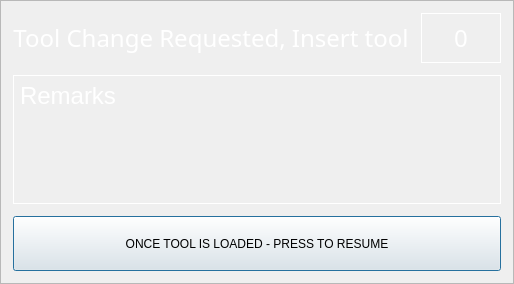
<?xml version="1.0" encoding="UTF-8"?>
<ui version="4.0">
 <class>Dialog</class>
 <widget class="QDialog" name="Dialog">
  <property name="windowModality">
   <enum>Qt::WindowModality::ApplicationModal</enum>
  </property>
  <property name="geometry">
   <rect>
    <x>0</x>
    <y>0</y>
    <width>421</width>
    <height>284</height>
   </rect>
  </property>
  <property name="windowTitle">
   <string>Manual Tool Change</string>
  </property>
  <property name="modal">
   <bool>true</bool>
  </property>
  <layout class="QHBoxLayout" name="horizontalLayout">
   <property name="spacing">
    <number>0</number>
   </property>
   <property name="leftMargin">
    <number>0</number>
   </property>
   <property name="topMargin">
    <number>0</number>
   </property>
   <property name="rightMargin">
    <number>0</number>
   </property>
   <property name="bottomMargin">
    <number>0</number>
   </property>
   <item>
    <widget class="QFrame" name="frame">
     <property name="styleSheet">
      <string notr="true">.QFrame {
    color: white;
    font-family: &quot;Bebas Kai&quot;;
    font-size: 16pt;
}

.QLabel {
    color: white;
    font-family: &quot;Bebas Kai&quot;;
    font-size: 18pt;    
}
</string>
     </property>
     <property name="frameShape">
      <enum>QFrame::Shape::StyledPanel</enum>
     </property>
     <property name="frameShadow">
      <enum>QFrame::Shadow::Raised</enum>
     </property>
     <layout class="QGridLayout" name="gridLayout">
      <property name="leftMargin">
       <number>12</number>
      </property>
      <property name="topMargin">
       <number>12</number>
      </property>
      <property name="rightMargin">
       <number>12</number>
      </property>
      <property name="bottomMargin">
       <number>12</number>
      </property>
      <property name="spacing">
       <number>12</number>
      </property>
      <item row="3" column="1" colspan="2">
       <widget class="QLabel" name="lblToolRemark">
        <property name="sizePolicy">
         <sizepolicy hsizetype="Preferred" vsizetype="Expanding">
          <horstretch>0</horstretch>
          <verstretch>0</verstretch>
         </sizepolicy>
        </property>
        <property name="minimumSize">
         <size>
          <width>0</width>
          <height>60</height>
         </size>
        </property>
        <property name="frameShape">
         <enum>QFrame::Shape::Box</enum>
        </property>
        <property name="frameShadow">
         <enum>QFrame::Shadow::Plain</enum>
        </property>
        <property name="text">
         <string>Remarks</string>
        </property>
        <property name="alignment">
         <set>Qt::AlignmentFlag::AlignLeading|Qt::AlignmentFlag::AlignLeft|Qt::AlignmentFlag::AlignTop</set>
        </property>
        <property name="styleSet" stdset="0">
         <string>dataField17</string>
        </property>
       </widget>
      </item>
      <item row="0" column="1">
       <widget class="QLabel" name="label_1">
        <property name="font">
         <font>
          <family>Bebas Kai</family>
          <pointsize>18</pointsize>
          <italic>false</italic>
          <bold>false</bold>
         </font>
        </property>
        <property name="text">
         <string>Tool Change Requested, Insert tool</string>
        </property>
        <property name="alignment">
         <set>Qt::AlignmentFlag::AlignCenter</set>
        </property>
       </widget>
      </item>
      <item row="0" column="2">
       <widget class="QLabel" name="lblToolNumber">
        <property name="sizePolicy">
         <sizepolicy hsizetype="Preferred" vsizetype="Preferred">
          <horstretch>1</horstretch>
          <verstretch>0</verstretch>
         </sizepolicy>
        </property>
        <property name="minimumSize">
         <size>
          <width>80</width>
          <height>50</height>
         </size>
        </property>
        <property name="maximumSize">
         <size>
          <width>100</width>
          <height>16777215</height>
         </size>
        </property>
        <property name="font">
         <font>
          <family>Bebas Kai</family>
          <pointsize>18</pointsize>
          <italic>false</italic>
          <bold>false</bold>
         </font>
        </property>
        <property name="styleSheet">
         <string notr="true"/>
        </property>
        <property name="frameShape">
         <enum>QFrame::Shape::Box</enum>
        </property>
        <property name="text">
         <string>0</string>
        </property>
        <property name="alignment">
         <set>Qt::AlignmentFlag::AlignCenter</set>
        </property>
        <property name="styleSet" stdset="0">
         <string>dataField17</string>
        </property>
       </widget>
      </item>
      <item row="4" column="1" colspan="2">
       <widget class="QPushButton" name="btnDone">
        <property name="sizePolicy">
         <sizepolicy hsizetype="MinimumExpanding" vsizetype="MinimumExpanding">
          <horstretch>0</horstretch>
          <verstretch>0</verstretch>
         </sizepolicy>
        </property>
        <property name="minimumSize">
         <size>
          <width>0</width>
          <height>55</height>
         </size>
        </property>
        <property name="maximumSize">
         <size>
          <width>16777215</width>
          <height>55</height>
         </size>
        </property>
        <property name="styleSheet">
         <string notr="true">font: 75 17pt &quot;Bebas Kai&quot;;</string>
        </property>
        <property name="text">
         <string>ONCE TOOL IS LOADED - PRESS TO RESUME</string>
        </property>
       </widget>
      </item>
     </layout>
    </widget>
   </item>
  </layout>
 </widget>
 <resources/>
 <connections>
  <connection>
   <sender>btnDone</sender>
   <signal>clicked()</signal>
   <receiver>Dialog</receiver>
   <slot>accept()</slot>
   <hints>
    <hint type="sourcelabel">
     <x>64</x>
     <y>220</y>
    </hint>
    <hint type="destinationlabel">
     <x>31</x>
     <y>332</y>
    </hint>
   </hints>
  </connection>
 </connections>
</ui>
